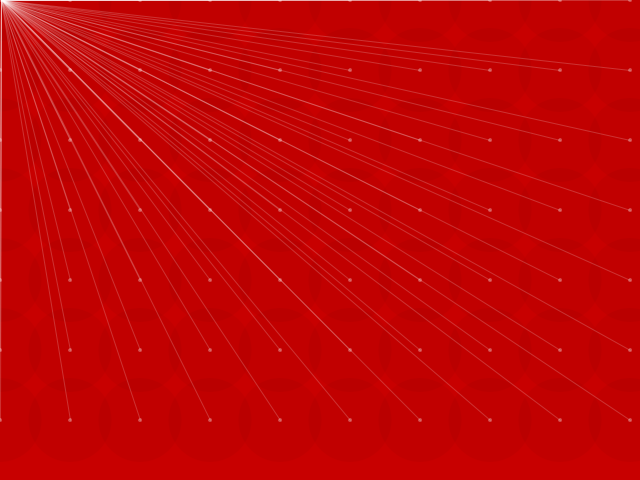
Frame 1 (no input)
Frame 60 (the mouse pressed at the canvas centre just before this capture): identical to frame 1, image omitted
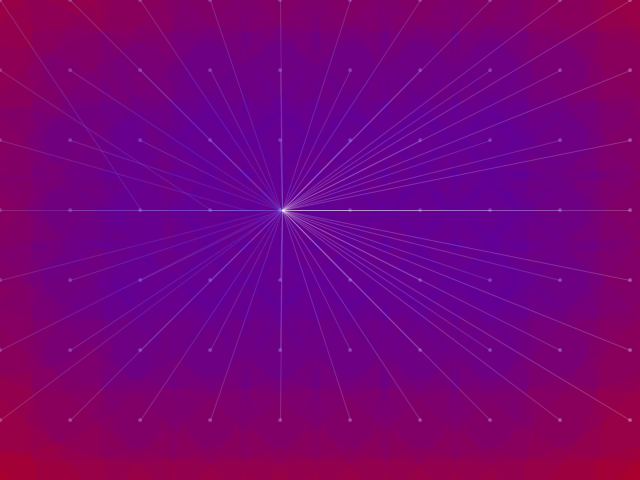
Frame 120 (the mouse held since frame 60 and released just before this capture)

The Processing sketch that drew these frames (run headless with seeded random() and noise(); from frame 60 on, the mouse is pressed at the canvas centre):

// Processing sketch: processing_20028
// ── processing_20028.pde

int nnn=100;


void setup() {
  size(640, 480);
  fill(204);
  smooth();
  noStroke();
  frameRate(30);
  background(200,0,0);
}


void draw() {
  println(mouseY);
  background(200,0,0);

  float x=0.0;
  float targetX=ceil(mouseX/70)*70;
  float nn=ceil(mouseY/70)*70;


  for (int k = 0; k < width; k+=70) {
    for (int l = 0; l< height; l+=70) {
      noStroke();
      fill(20,0,mouseX,10);

      ellipse(k,l,(x+=1)+80,(x+=1)+80);
      stroke(255,50);
      //line(k,l,x+=(targetX-x)*0.5,mouseY);
      line(k,l,x+=(targetX-x)*0.5,nn);
      fill(255,255,255,70);
      ellipse(k,l,3,3);
    }
  }
}
